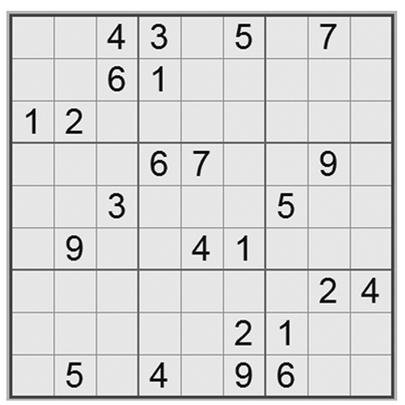
#> input picture pic_test/a0wTZIMx.jpg, 405 x 405 px, given in place of 4149201_Sudoku_Everest.jpg, which was not available
$ jupyter execute Solve_sudoku_by_Salmon.ipynb   (older library calls are emulated)   (text cells are left out)
#> lines starting #> are read from the running program, lines starting #| are printed output that depends on the picture; after the words box and inside, x2 and y2 are one past the last pixel; in counts of white or black regions, pixels touching at a corner belong together; pictures that were not available may be replaced by others from this repository, and a replacement may not be noted
[cell 1]
import cv2
from matplotlib import pyplot as plt
import numpy as np

[cell 2]
path1 = "pic_test/4149201_Sudoku_Everest.jpg"
path2 = "pic_test/testgiay.png"
path3 = "pic_test/luat-choi-sudoku.png"
path4 = "pic_test/apps.54604.13852522727419829.a0d59641-054a-4b5f-9610-909bd1c51f8d.jpg"
path5 = "pic_test/vi_sao_suduko_game_4.jpg"
path6 = "pic_test/sudoku-quay-lui-C-sharp-vhlong-2.png"

[cell 3]
path = path1

[cell 4]
img = cv2.imread(path)
#> img is the input picture: shape (405, 405, 3); min 0, max 255, mean 216.3
img = cv2.GaussianBlur(img, (5, 5), 0)

[cell 5]
plt.imshow(img, cmap = 'gray')

[cell 6]
gray = cv2.cvtColor(img, cv2.COLOR_BGR2GRAY)
plt.imshow(gray, cmap = 'gray')

[cell 7]
mask = np.zeros((gray.shape), np.uint8)
plt.imshow(mask, cmap = 'gray')
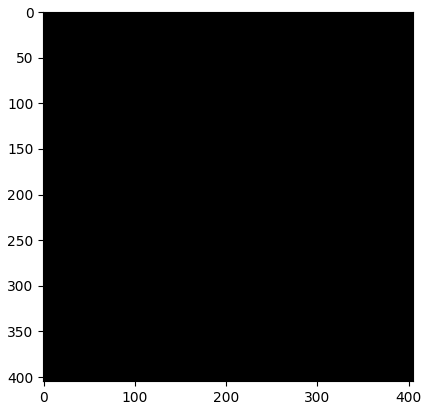
#> figure drawn by matplotlib, 1 panel

[cell 8]
kernel1 = cv2.getStructuringElement(cv2.MORPH_ELLIPSE, (11, 11))
plt.imshow(kernel1, cmap = 'gray')

[cell 9]
close = cv2.morphologyEx(gray, cv2.MORPH_CLOSE, kernel1)
plt.imshow(close, cmap = 'gray')

[cell 10]
div = np.float32(gray)/(close)
plt.imshow(div, cmap = 'gray')

[cell 11]
res = np.uint8(cv2.normalize(div, div, 0, 255, cv2.NORM_MINMAX))
plt.imshow(res, cmap = 'gray')

[cell 12]
res2 = cv2.cvtColor(res, cv2.COLOR_GRAY2BGR)
plt.imshow(res2, cmap = 'gray')

[cell 13]
thresh = cv2.adaptiveThreshold(res, 255, 0, 1, 19, 2)
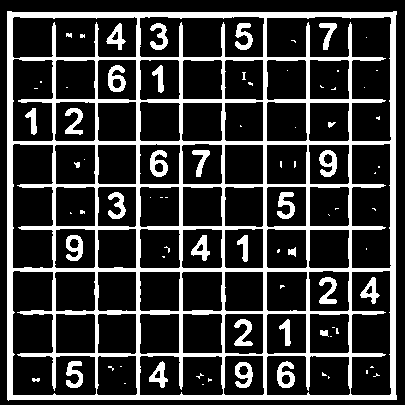
#> thresh: shape (405, 405); 22.1% white; 80 white regions (48 under 20 px)
plt.imshow(thresh, cmap = 'gray')

[cell 14]
contour, hier = cv2.findContours(thresh, cv2.RETR_TREE, cv2.CHAIN_APPROX_SIMPLE)
#> contour = 151 contours, 53 with area under 20; largest, box (x1, y1, x2, y2) and area: (7, 11, 397, 401) 150172, (266, 16, 392, 142) 7896, (12, 270, 97, 396) 6404, (12, 16, 138, 59) 4804, (139, 16, 265, 58) 4799

[cell 15]
max_area = 0
best_cnt = None
for cnt in contour:
    area = cv2.contourArea(cnt)
    if area > 1000:
      if area > max_area:
        max_area = area
        best_cnt = cnt
#> this loop made 151 passes
#> (area, max_area) on pass 1: (150172, 150172)
#> area on passes 2, 5, 6, 7, 8, 9: 3159.5, 305, 73.5, 1568.5, 300.5, 76
#> after the loop, best_cnt = contour of 14 points, box (x1, y1, x2, y2) (7, 11, 397, 401), area 150172; max_area = 150172

[cell 16]
cv2.drawContours(mask, [best_cnt], 0, 255, -1)
#> mask: shape (405, 405); 92% white; 1 black region, box (x1, y1, x2, y2) and area: (0, 0, 405, 405) 13075

[cell 17]
cv2.drawContours(mask, [best_cnt], 0, 0, 3)
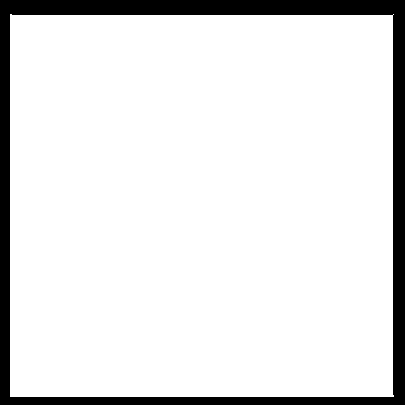
#> mask: shape (405, 405); 89.2% white; 1 black region, box (x1, y1, x2, y2) and area: (0, 0, 405, 405) 17714

[cell 18]
plt.imshow(res, cmap = 'gray')

[cell 19]
res = cv2.bitwise_and(res, mask)
plt.imshow(res, cmap = 'gray')

[cell 20]
plt.imshow(mask, cmap = 'gray')

[cell 21]
kernelx = cv2.getStructuringElement(cv2.MORPH_RECT, (2, 10))
# plt.imshow(kernelx, cmap = 'gray')

[cell 22]
dx = cv2.Sobel(res, cv2.CV_16S, 1, 0)
plt.imshow(dx, cmap = 'gray')

[cell 23]
dx = cv2.convertScaleAbs(dx)

[cell 24]
cv2.normalize(dx, dx, 0, 255, cv2.NORM_MINMAX)

[cell 25]
ret, close = cv2.threshold(dx, 0, 255, cv2.THRESH_BINARY+cv2.THRESH_OTSU)
#> close: shape (405, 405); 13.6% white; 156 white regions (3 under 20 px), largest, box (x1, y1, x2, y2) and area: (9, 13, 15, 397) 2236, (262, 16, 268, 396) 2027, (389, 13, 395, 397) 1910
#> ret = 102
# plt.imshow(close, cmap = 'gray')

[cell 26]
close = cv2.morphologyEx(close, cv2.MORPH_DILATE, kernelx, iterations = 1)
#> close: shape (405, 405); 22.7% white; 40 white regions
plt.imshow(close, cmap = 'gray')

[cell 27]
contour, hier = cv2.findContours(close, cv2.RETR_EXTERNAL, cv2.CHAIN_APPROX_SIMPLE)
#> contour = 40 contours; largest, box (x1, y1, x2, y2) and area: (9, 9, 16, 402) 2342, (135, 12, 142, 401) 2327, (262, 12, 269, 401) 2326, (389, 9, 396, 402) 1972, (94, 13, 100, 400) 1927
for cnt in contour:
    x, y, w, h = cv2.boundingRect(cnt)
    if h/w > 5:
        cv2.drawContours(close, [cnt], 0, 255, -1)
    else:
        cv2.drawContours(close, [cnt], 0, 0, -1)
#> this loop made 40 passes
#> (x, y, w, h) on passes 1 to 12: (275, 357, 22, 37), (233, 357, 22, 37), (148, 357, 22, 37), (75, 357, 11, 37), (64, 357, 11, 37), (278, 315, 15, 36), (233, 315, 22, 36), (359, 273, 23, 36), (318, 273, 21, 36), (235, 230, 15, 37), (190, 230, 23, 37), (64, 230, 22, 37)
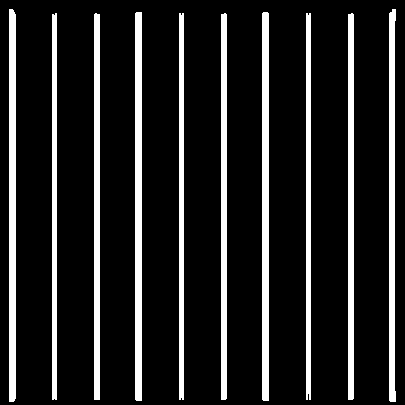
#> close: shape (405, 405); 14.2% white; 10 white regions, largest, box (x1, y1, x2, y2) and area: (9, 9, 16, 402) 2738, (135, 12, 142, 401) 2721, (262, 12, 269, 401) 2720

[cell 28]
close = cv2.morphologyEx(close, cv2.MORPH_CLOSE, None, iterations = 2)
plt.imshow(close, cmap = 'gray')

[cell 29]
closex = close.copy()

[cell 30]
# plt.imshow(closex, cmap = 'gray')

[cell 31]
kernely = cv2.getStructuringElement(cv2.MORPH_RECT, (10, 2))
# plt.imshow(kernely, cmap = 'gray')

[cell 32]
dy = cv2.Sobel(res, cv2.CV_16S, 0, 2)
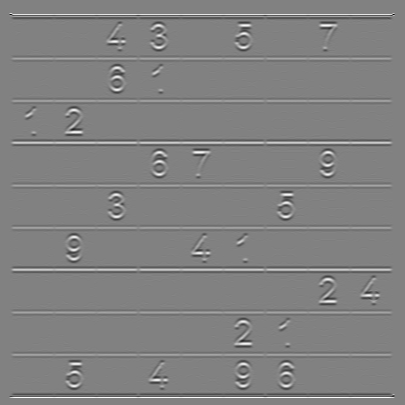
#> dy: shape (405, 405) int16; min -402, max 390, mean 0; drawn with min black and max white
plt.imshow(dy, cmap = 'gray')

[cell 33]
dy = cv2.convertScaleAbs(dy)

[cell 34]
cv2.normalize(dy, dy, 0, 255, cv2.NORM_MINMAX)

[cell 35]
ret, close = cv2.threshold(dy, 0, 255, cv2.THRESH_BINARY+cv2.THRESH_OTSU)
#> close: shape (405, 405); 9.6% white; 130 white regions (41 under 20 px), largest, box (x1, y1, x2, y2) and area: (9, 13, 395, 19) 1905, (12, 269, 392, 273) 1486, (12, 142, 392, 146) 1471
#> ret = 67
# plt.imshow(close, cmap = 'gray')

[cell 36]
close = cv2.morphologyEx(close, cv2.MORPH_DILATE, kernely, iterations = 1)
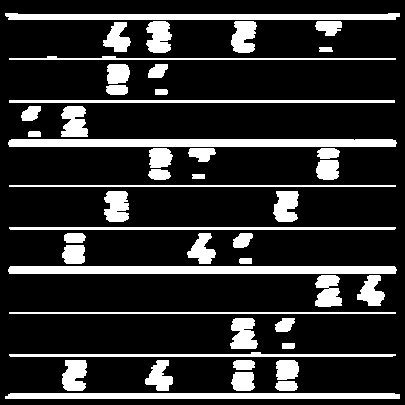
#> close: shape (405, 405); 18% white; 46 white regions
plt.imshow(close, cmap = 'gray')

[cell 37]
contour, hier = cv2.findContours(close, cv2.RETR_EXTERNAL, cv2.CHAIN_APPROX_SIMPLE)
#> contour = 46 contours; largest, box (x1, y1, x2, y2) and area: (8, 266, 397, 274) 2706, (8, 139, 397, 147) 2702, (5, 13, 400, 20) 1972, (5, 393, 400, 399) 1956, (9, 352, 396, 357) 788
for cnt in contour:
    x, y, w, h = cv2.boundingRect(cnt)
    if w/h > 5:
        cv2.drawContours(close, [cnt], 0, 255, -1)
    else:
        cv2.drawContours(close, [cnt], 0, 0, -1)
#> this loop made 46 passes
#> (x, y, w, h) on passes 1, 2, 3, 4, 5, 6, 7, 8, 9, 10, 11, 13: (5, 393, 395, 6), (275, 381, 23, 10), (231, 372, 24, 19), (276, 360, 23, 20), (233, 360, 22, 10), (145, 360, 28, 31), (62, 360, 25, 31), (9, 352, 387, 5), (282, 343, 13, 6), (275, 318, 20, 14), (230, 318, 28, 31), (357, 275, 28, 31)
#> (cnt, x, y, w, h) on passes 12, 24, 35: ([[9, 312], [9, 313], [395, 313], [395, 312]], 9, 312, 387, 2), ([[9, 185], [9, 186], [395, 186], [395, 185]], 9, 185, 387, 2), ([[9, 100], [9, 102], [394, 102], [394, 100]], 9, 100, 386, 3)
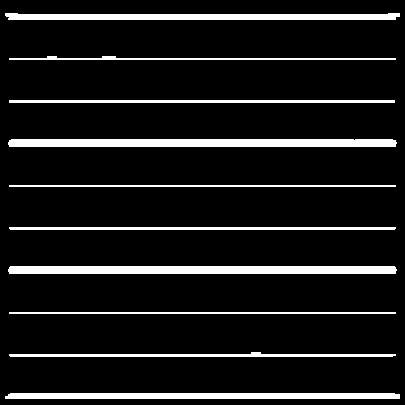
#> close: shape (405, 405); 10.2% white; 10 white regions, largest, box (x1, y1, x2, y2) and area: (8, 266, 397, 274) 3099, (8, 139, 397, 147) 3095, (5, 13, 400, 20) 2372

[cell 38]
close = cv2.morphologyEx(close, cv2.MORPH_CLOSE, None, iterations = 2)
#> close: shape (405, 405); 10.2% white; 10 white regions, largest, box (x1, y1, x2, y2) and area: (8, 266, 397, 274) 3099, (8, 139, 397, 147) 3096, (5, 13, 400, 20) 2373
plt.imshow(close, cmap = 'gray')

[cell 39]
closey = close.copy()

[cell 40]
# plt.imshow(closey, cmap = 'gray')

[cell 41]
res = cv2.bitwise_and(closex, closey)
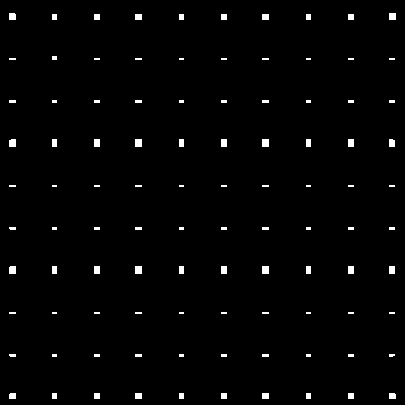
#> res: shape (405, 405); 1.6% white; 100 white regions (50 under 20 px)
plt.imshow(res, cmap = 'gray')

[cell 42]
contour, hier = cv2.findContours(res, cv2.RETR_LIST, cv2.CHAIN_APPROX_SIMPLE)
#> contour = 100 contours, 60 with area under 20; largest, box (x1, y1, x2, y2) and area: (262, 266, 269, 274) 42, (135, 266, 142, 274) 42, (262, 139, 269, 147) 42, (135, 139, 142, 147) 42, (9, 266, 16, 274) 42
centroids = []
for cnt in contour:
    mom = cv2.moments(cnt)
    (x, y) = int(mom['m10']/mom['m00']), int(mom['m01']/mom['m00'])
    cv2.circle(img, (x, y), 4, (0, 255, 0), -1)
    centroids.append((x, y))
#> this loop made 100 passes
#> (cnt, x, y) on passes 2, 3, 4, 5, 6, 7, 8, 9, 12, 13, 14: ([[348, 393], [348, 398], [353, 398], [353, 393]], 350, 395), ([[306, 393], [306, 398], [310, 398], [310, 393]], 308, 395), ([[262, 393], [262, 398], [268, 398], [268, 393]], 265, 395), ([[221, 393], [221, 398], [226, 398], [226, 393]], 223, 395), ([[179, 393], [179, 398], [183, 398], [183, 393]], 181, 395), ([[135, 393], [135, 398], [141, 398], [141, 393]], 138, 395), ([[94, 393], [94, 398], [99, 398], [99, 393]], 96, 395), ([[52, 393], [52, 398], [56, 398], [56, 393]], 54, 395), ([[348, 354], [348, 356], [353, 356], [353, 354]], 350, 355), ([[306, 354], [306, 356], [310, 356], [310, 354]], 308, 355), ([[262, 354], [262, 356], [268, 356], [268, 354]], 265, 355)
#> (x, y) on passes 1, 10, 11, 20, 40, 50: (391, 395), (12, 395), (391, 354), (12, 354), (12, 269), (12, 227)
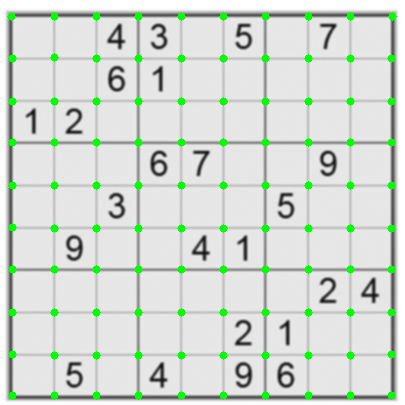
#> img: shape (405, 405, 3); mean B, G, R 211.1, 218.7, 211.1
#> after the loop, centroids = 100 pairs, first value 11 to 392, second value 16 to 395
centroids = np.array(centroids, dtype = np.float32)
c = centroids.reshape((100, 2))
#> c has the same summary as centroids
c2 = c[np.argsort(c[:, 1])]
#> c2 has the same summary as centroids
b = np.vstack([c2[i*10:(i+1)*10][np.argsort(c2[i*10:(i+1)*10, 0])] for i in range(10)])
#> b has the same summary as centroids
bm = b.reshape((10, 10, 2))
print(bm)
#> (printed output is left out)

[cell 43]
plt.imshow(img)

[cell 44]
src = np.array( [bm[0][0], bm[0][9], bm[9][0], bm[9][9]], np.float32)
#> src = [[11, 16], [392, 16], [12, 395], [391, 395]]
dst = np.array( [[0,0], [450,0], [0, 450], [450, 450]], np.float32)
retval = cv2.getPerspectiveTransform(src, dst)
#> retval = [[1.18, -0.00312, -12.94], [0, 1.18, -18.89], [-3.95e-19, -1.38e-05, 1]]
warp = cv2.warpPerspective(res2, retval, (450, 450))

[cell 45]
plt.imshow(warp)

[cell 46]
ret, result = cv2.threshold(warp, 200, 255, cv2.THRESH_BINARY)
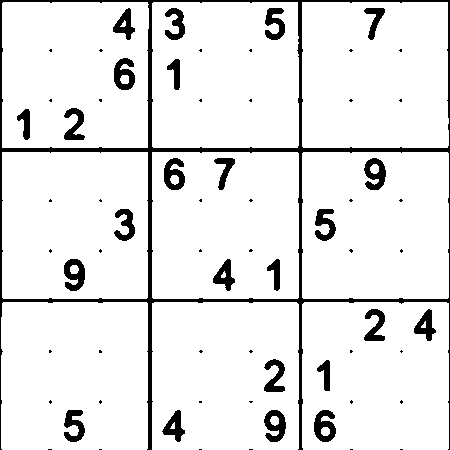
#> result: shape (450, 450, 3); 91.4% white; 67 black regions (42 under 20 px), largest, box (x1, y1, x2, y2) and area: (0, 0, 450, 450) 8700, (314, 410, 336, 442) 446, (64, 259, 85, 291) 440
plt.imshow(result)

[cell 47]
grid_check = ""
l1 = 10
r1 = 40
l2 = 10
r2 = 40

[cell 48]
for i in range(9):
    for j in range(9):
        if np.count_nonzero(result[l1:r1, l2:r2] == 0) > 100:
#             print(np.count_nonzero(result[l1:r1, l2:r2] == 0))
            grid_check += 'x'
        else:
            grid_check += 'o'
#         print(l1, r1, l2, r2)
        grid_check += ' '
        l2 += 50
        r2 += 50
    l1 += 50
    r1 += 50
    l2 = 10
    r2 = 40
#     break
cv2.destroyAllWindows()

[cell 49]
plt.imshow(result)
test = 18
for i in grid_check:
    print(i, end = "")
    test -= 1
    if test == 0:
        test = 18
        print()
